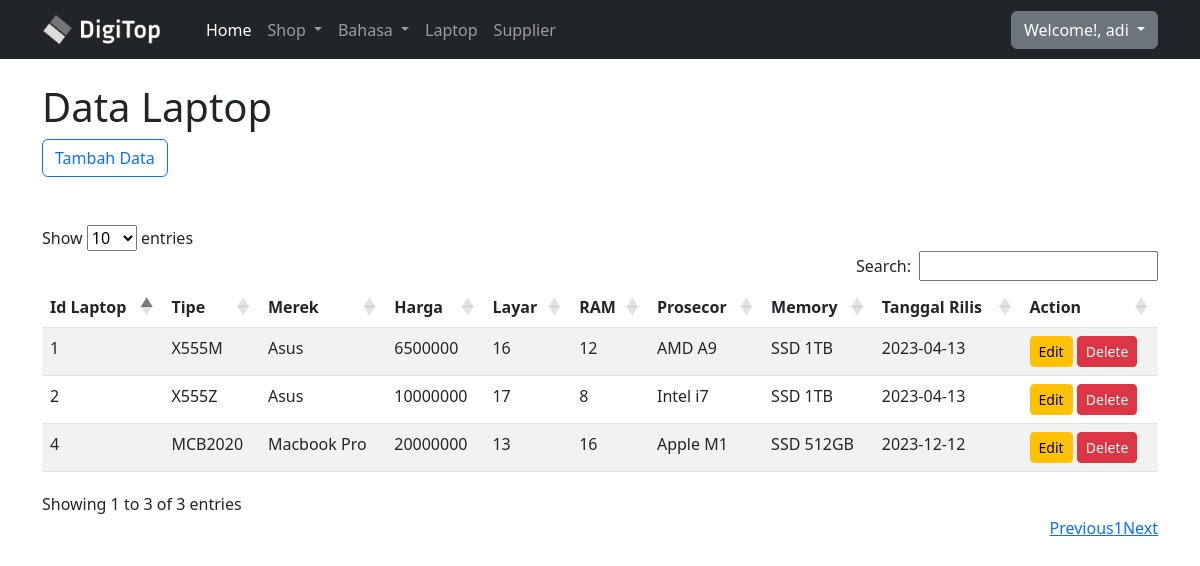
Page /viewLaptop.php (signed in) on the committed database.
### tables this page shows
CREATE TABLE `laptop` (
  `id_laptop` int(11) NOT NULL,
  `tipe` varchar(50) NOT NULL,
  `merek` varchar(50) NOT NULL,
  `harga` varchar(50) NOT NULL,
  `layar` varchar(50) NOT NULL,
  `ram` varchar(50) NOT NULL,
  `prosecor` varchar(50) NOT NULL,
  `memory` varchar(50) NOT NULL,
  `tanggal_rilis` varchar(50) NOT NULL
);

### viewLaptop.php (the view, shortened to what this page needs)
<?php
include 'koneksi.php';
$query = 'SELECT * FROM laptop';
$result = mysqli_query($koneksi, $query);
?>
<!DOCTYPE html>
<html lang="en">
<?php include 'header.php'; ?>
<body>
  <?php include 'navbar.php'; ?>
  <div class="container mt-4">
    <h1>Data Laptop</h1>
    <div class="mb-5">
      <a href="tambahLaptop.php" class="btn btn-outline-primary" role="button">Tambah Data</a>
    </div>
    <table class="table table-striped responsive nowrap" style="width:100%" id="myTable">
      <thead>
        <tr>
          <th>Id Laptop</th>
          <th>Tipe</th>
          <th>Merek</th>
          <th>Harga</th>
          <th>Layar</th>
          <th>RAM</th>
          <th>Prosecor</th>
          <th>Memory</th>
          <th>Tanggal Rilis</th>
          <th>Action</th>
        </tr>
      </thead>
      <tbody>
        <?php while ($row = mysqli_fetch_assoc($result)) { ?>
          <tr>
            <td><?php echo $row['id_laptop'] ?> </td>
            <td><?php echo $row['tipe'] ?> </td>
            <td><?php echo $row['merek'] ?> </td>
            <td><?php echo $row['harga'] ?> </td>
            <td><?php echo $row['layar'] ?> </td>
            <td><?php echo $row['ram'] ?> </td>
            <td><?php echo $row['prosecor'] ?> </td>
            <td><?php echo $row['memory'] ?> </td>
            <td><?php echo $row['tanggal_rilis'] ?> </td>
            <td>
              <a href="viewEditLaptop.php?id_laptop=<?php echo $row['id_laptop']; ?>" class="btn btn-warning btn-sm" role="button">Edit</a>
              <a href="actionDeleteLaptop.php?id_laptop=<?php echo $row['id_laptop']; ?>" onclick="return confirm('Data ini akan dihapus?')" role="button" class="btn btn-danger btn-sm">Delete</a>
            </td>
          </tr>
        <?php } ?>
      </tbody>
    </table>
  </div>
</body>
</html>

### header.php (shortened to what this page needs)
<head>
    <link href="https://cdn.jsdelivr.net/npm/bootstrap@5.2.3/dist/css/bootstrap.min.css" rel="stylesheet" />
    <link rel="stylesheet" href="style/css/custom.css">
    <link href="https://cdn.jsdelivr.net/npm/@sweetalert2/theme-dark@4/dark.css" rel="stylesheet" />
    <link href="https://cdn.datatables.net/v/dt/dt-1.13.4/datatables.min.css" rel="stylesheet"/>
    <link href="https://cdnjs.cloudflare.com/ajax/libs/twitter-bootstrap/5.2.0/css/bootstrap.min.css" rel="stylesheet"/>
    <link href="https://cdn.datatables.net/1.13.4/css/dataTables.bootstrap5.min.css" rel="stylesheet"/>
    <link href="https://cdn.datatables.net/responsive/2.4.1/css/responsive.bootstrap5.css" rel="stylesheet">
    <link href="https://cdn.datatables.net/rowreorder/1.3.3/css/rowReorder.bootstrap5.min.css" rel="stylesheet"/>
</head>

### navbar.php (shortened to what this page needs)
<nav class="navbar navbar-expand-lg navbar-dark bg-dark sticky-top">
    <div class="container">
        <a class="navbar-brand" href="index.php"><img width="140" src="assets/digitop.png" /></a>
        <div class="collapse navbar-collapse" id="navbarSupportedContent">
            <ul class="navbar-nav me-auto mb-2 mb-lg-0">
                <li class="nav-item">
                    <a class="nav-link active" aria-current="page" href="index.php">Home</a>
                </li>
                <li class="nav-item dropdown">
                    <a class="nav-link dropdown-toggle" href="#" id="navbarDropdown" role="button" data-bs-toggle="dropdown" aria-expanded="false">
                        Shop
                    </a>
                </li>
                <li class="nav-item dropdown">
                    <a class="nav-link dropdown-toggle" href="#" id="navbarDropdown" role="button" data-bs-toggle="dropdown" aria-expanded="false">
                        Bahasa
                    </a>
                </li>
                <?php if(isset($_SESSION["login"])) { ?>
                <ul class="navbar-nav ms-auto mb-2 mb-lg-0">
                    <li class="nav-item">
                        <a class="nav-link" href="viewLaptop.php">Laptop</a>
                    </li>
                    <li class="nav-item">
                        <a class="nav-link" href="viewSuplier.php">Supplier</a>
                    </li>
                </ul>
            </ul>
                <div class="dropdown">
                    <button class="btn btn-secondary dropdown-toggle" type="button" id="dropdownMenuButton1" data-bs-toggle="dropdown" aria-expanded="false">
                        <?php echo "Welcome!,  ", $_SESSION["username"]; ?>
                    </button>
                </div>
                <?php
            } else {
                ?>
                <a class="btn btn-outline-light ms-5" href="login.php" role="button">Login</a>
                <a class="btn btn-outline-light ms-2" href="register.php" role="button">SignUp</a>
                <?php
            }
            ?>
        </div>
    </div>
</nav>

### rows in the picture
laptop: id_laptop "1", tipe "X555M", merek "Asus", harga "6500000", layar "16", ram "12", prosecor "AMD A9", memory "SSD 1TB", tanggal_rilis "2023-04-13"
laptop: id_laptop "2", tipe "X555Z", merek "Asus", harga "10000000", layar "17", ram "8", prosecor "Intel i7", memory "SSD 1TB", tanggal_rilis "2023-04-13"
laptop: id_laptop "4", tipe "MCB2020", merek "Macbook Pro", harga "20000000", layar "13", ram "16", prosecor "Apple M1", memory "SSD 512GB", tanggal_rilis "2023-12-12"

### other values in the picture
$_SESSION["username"] "adi"
